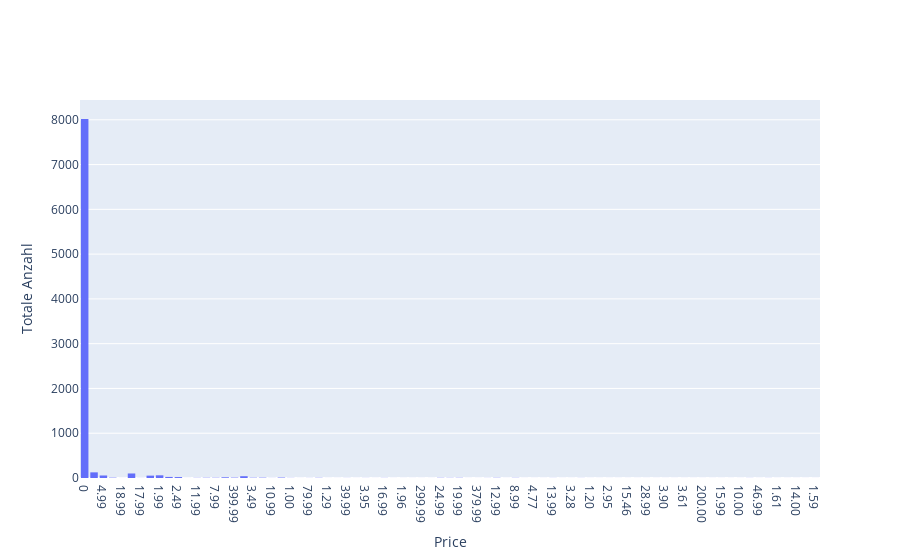

This figure's notebook cell:
### Code cell
data = [
    go.Histogram( x = X_train['Price'])
    ]

fig = go.Figure(data)
fig.update_xaxes(title_text='Price')
fig.update_yaxes(title_text='Totale Anzahl')
fig.show()

### Figure 1 — Plotly figure (JSON) as saved in the notebook; plotly's stock layout.template omitted (floating-point values rounded to 4 significant figures; data arrays with more than 128 entries replaced by an {"elided": "..."} marker saying what was removed)
{"data": [{"x": {"elided": "8672 str values"}, "type": "histogram"}], "layout": {"xaxis": {"title": {"text": "Price"}}, "yaxis": {"title": {"text": "Totale Anzahl"}}}}
